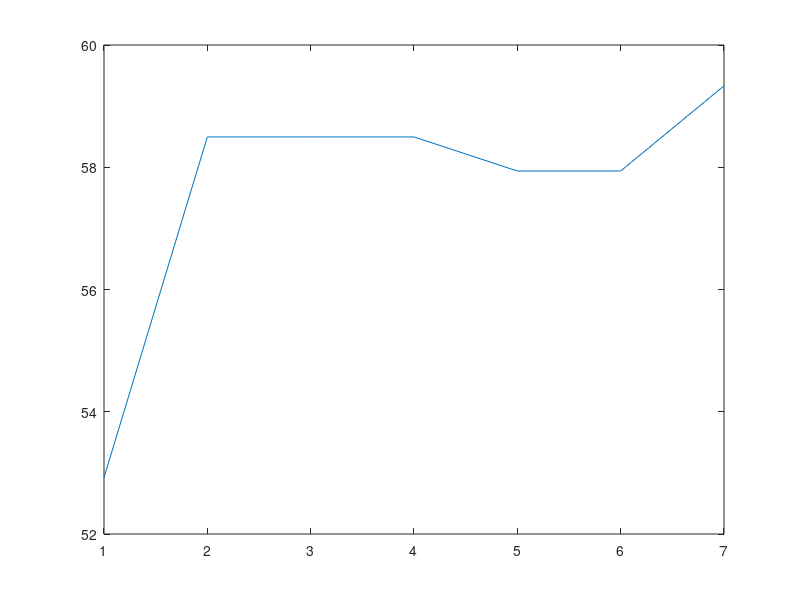
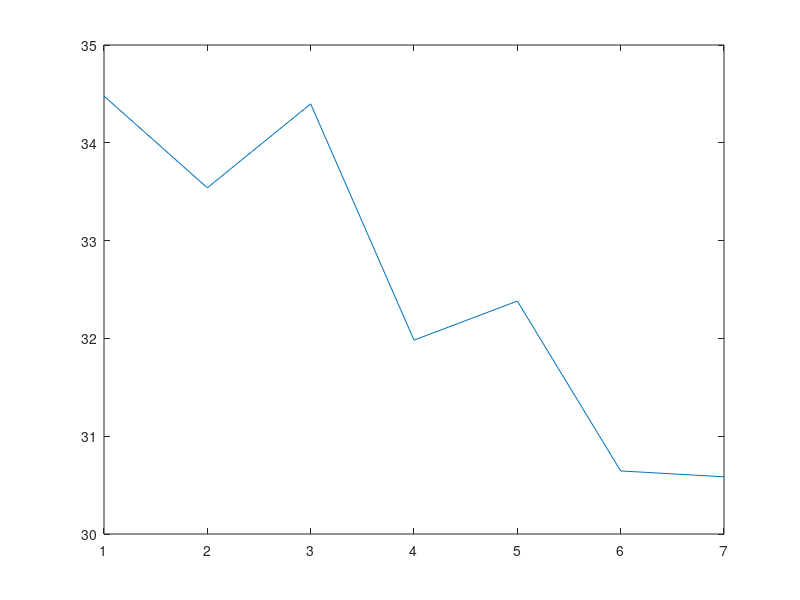
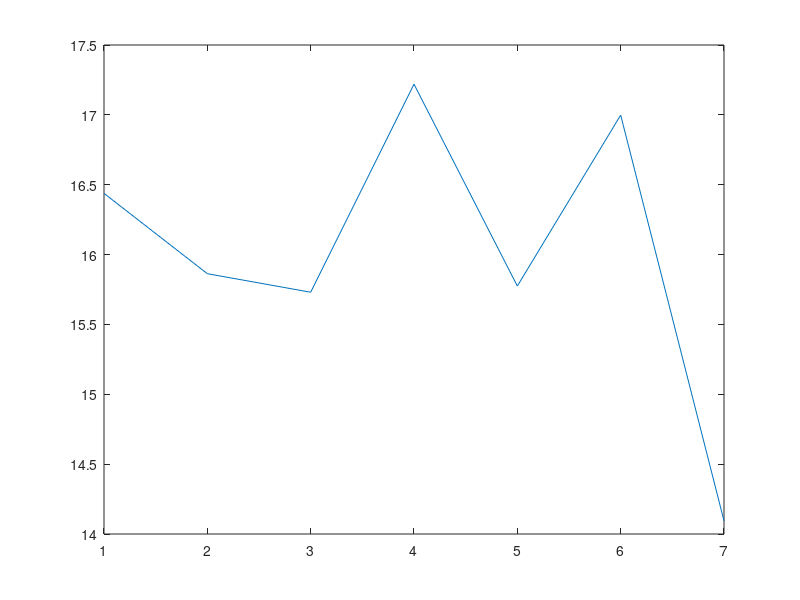
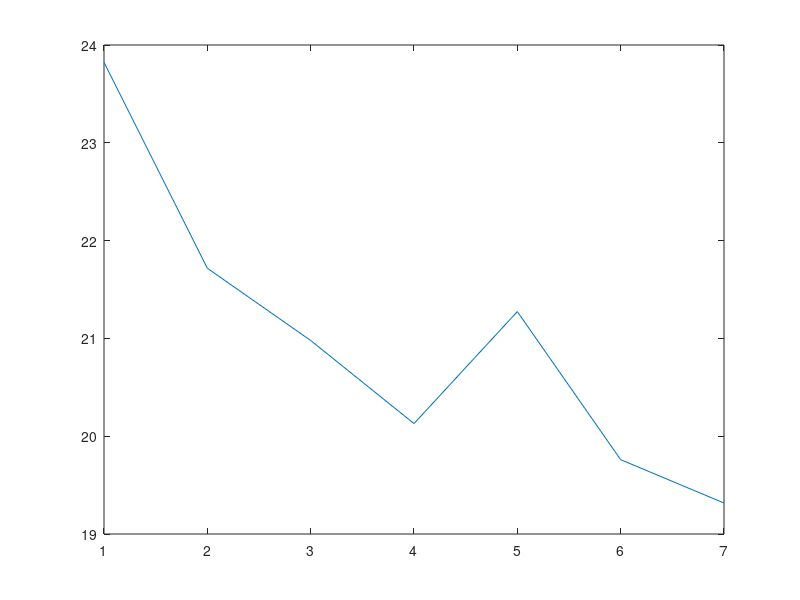

The MATLAB source for these figures, in order:
A=[
66.295265,83.802817,0.647887,8.000000,3.000000,4.000000,1.000000,46.000000,121.000000,2.000000,3.000000,52.924791,72.820193,53.348991,

56.757836,72.581057,2.045714,24.000000,6.000000,16.000000,2.000000,1074.000000,2166.000000,42.000000,47.000000,34.477940,73.713307,35.283820,

44.803184,61.568071,2.900612,28.000000,6.000000,12.000000,10.000000,1897.000000,3744.000000,27.000000,58.000000,16.438154,72.999420,16.814873,

75.807941,59.544531,2.789000,171.000000,85.000000,30.000000,56.000000,2789.000000,1310.000000,26.000000,139.000000,23.822715,73.855680,24.276429,

19.575283,84.030158,0.278375,133.000000,8.000000,21.000000,104.000000,233.000000,5037.000000,15.000000,29.000000,15.615520,71.361682,15.835796,

63.293864,86.789668,0.505650,30.000000,12.000000,5.000000,13.000000,179.000000,682.000000,6.000000,21.000000,53.336921,75.562678,53.614365,

51.181102,57.522124,0.847059,42.000000,11.000000,13.000000,18.000000,288.000000,372.000000,5.000000,9.000000,12.729659,71.599880,13.283707,

72.035139,89.130435,0.413793,9.000000,2.000000,7.000000,0.000000,60.000000,191.000000,4.000000,7.000000,62.664714,71.703671,63.148028,

94.906166,89.658084,0.616352,19.000000,18.000000,1.000000,0.000000,490.000000,228.000000,4.000000,31.000000,83.869526,73.056853,83.943276,

71.453287,90.273224,0.497207,10.000000,5.000000,5.000000,0.000000,89.000000,330.000000,7.000000,10.000000,63.148789,66.541017,63.676203,

57.372917,59.906419,4.570000,26.000000,7.000000,16.000000,3.000000,2742.000000,3044.000000,34.000000,53.000000,18.498810,73.778524,18.953311,

673.5,834.8,16.11,500,163,130,207,9887,17225,172,407,437.5,797.0,442.2,


69.080780,87.323944,0.507042,8.000000,3.000000,5.000000,0.000000,36.000000,111.000000,2.000000,6.000000,58.495822,72.642365,58.920022,

58.614494,70.661853,2.321905,24.000000,8.000000,14.000000,2.000000,1219.000000,2073.000000,37.000000,44.000000,33.539629,73.523139,34.246760,

45.731977,60.847391,3.051988,28.000000,6.000000,12.000000,10.000000,1996.000000,3681.000000,30.000000,59.000000,15.863187,73.012198,16.283483,

75.937211,58.583844,2.907000,171.000000,84.000000,34.000000,53.000000,2907.000000,1303.000000,29.000000,147.000000,21.717452,73.807899,22.225723,

19.543350,81.437126,0.333333,133.000000,9.000000,21.000000,103.000000,279.000000,5039.000000,17.000000,27.000000,14.817180,71.650194,15.068573,

63.401507,85.115607,0.581921,30.000000,12.000000,5.000000,13.000000,206.000000,680.000000,6.000000,21.000000,51.991389,75.535399,52.268832,

53.018373,54.668471,0.985294,42.000000,11.000000,14.000000,17.000000,335.000000,358.000000,5.000000,9.000000,8.398950,71.561689,8.952999,

72.035139,89.130435,0.413793,9.000000,2.000000,7.000000,0.000000,60.000000,191.000000,4.000000,7.000000,62.664714,71.703671,63.148028,

95.062556,89.767932,0.610063,19.000000,18.000000,1.000000,0.000000,485.000000,221.000000,4.000000,33.000000,84.137623,73.021043,84.211372,

71.972318,90.336591,0.497207,10.000000,5.000000,5.000000,0.000000,89.000000,324.000000,7.000000,11.000000,63.667820,66.483839,64.195234,

57.596975,59.660574,4.635000,26.000000,7.000000,16.000000,3.000000,2781.000000,3028.000000,38.000000,57.000000,18.120711,73.771018,18.630569,

682.0,827.5,16.84,500,165,134,201,10393,17009,179,421,433.4,796.7,438.2,


69.080780,87.323944,0.507042,8.000000,3.000000,5.000000,0.000000,36.000000,111.000000,2.000000,6.000000,58.495822,72.688944,58.920022,

58.634458,71.390374,2.241905,24.000000,6.000000,15.000000,3.000000,1177.000000,2072.000000,37.000000,50.000000,34.398083,73.317405,35.105215,

46.675512,60.489110,3.162080,28.000000,6.000000,13.000000,9.000000,2068.000000,3617.000000,31.000000,61.000000,15.730503,73.035360,16.165338,

75.198523,58.396673,2.901000,171.000000,81.000000,33.000000,57.000000,2901.000000,1343.000000,35.000000,140.000000,20.978763,73.852608,21.596375,

19.543350,80.685564,0.350060,133.000000,9.000000,22.000000,102.000000,293.000000,5039.000000,17.000000,27.000000,14.593645,71.579456,14.845038,

64.747040,85.379702,0.581921,30.000000,11.000000,6.000000,13.000000,206.000000,655.000000,4.000000,26.000000,53.444564,75.639099,53.622230,

53.018373,53.439153,1.035294,42.000000,11.000000,14.000000,17.000000,352.000000,358.000000,5.000000,9.000000,6.167979,71.574302,6.722027,

72.035139,89.130435,0.413793,9.000000,2.000000,7.000000,0.000000,60.000000,191.000000,4.000000,7.000000,62.664714,71.703671,63.148028,

95.375335,89.309623,0.642767,19.000000,18.000000,1.000000,0.000000,511.000000,207.000000,4.000000,34.000000,83.869526,72.990540,83.943276,

72.491349,91.684902,0.424581,10.000000,6.000000,4.000000,0.000000,76.000000,318.000000,7.000000,10.000000,65.311419,66.576064,65.838833,

57.484946,59.665698,4.625000,26.000000,7.000000,16.000000,3.000000,2775.000000,3036.000000,36.000000,55.000000,18.120711,73.771071,18.602882,

684.3,826.9,16.89,500,160,136,204,10455,16947,182,425,433.8,796.7,438.5,


69.080780,87.323944,0.507042,8.000000,3.000000,5.000000,0.000000,36.000000,111.000000,2.000000,6.000000,58.495822,72.688944,58.920022,

58.814135,69.285042,2.487619,24.000000,8.000000,14.000000,2.000000,1306.000000,2063.000000,38.000000,50.000000,31.982432,73.360865,32.709302,

49.948400,60.738616,3.348624,28.000000,6.000000,13.000000,9.000000,2190.000000,3395.000000,30.000000,60.000000,17.219519,73.095283,17.639815,

74.589104,58.115108,2.911000,171.000000,80.000000,33.000000,58.000000,2911.000000,1376.000000,38.000000,140.000000,20.129271,73.982091,20.801642,

19.830752,78.607595,0.403823,133.000000,9.000000,23.000000,101.000000,338.000000,5021.000000,18.000000,27.000000,14.146575,71.488705,14.413560,

64.747040,85.379702,0.581921,30.000000,11.000000,6.000000,13.000000,206.000000,655.000000,4.000000,26.000000,53.444564,75.639099,53.622230,

53.018373,53.439153,1.035294,42.000000,11.000000,14.000000,17.000000,352.000000,358.000000,5.000000,9.000000,6.167979,71.574302,6.722027,

73.060029,88.790036,0.434483,9.000000,3.000000,6.000000,0.000000,63.000000,184.000000,4.000000,6.000000,63.250366,71.488052,63.733679,

95.218945,89.070010,0.657862,19.000000,18.000000,1.000000,0.000000,523.000000,214.000000,5.000000,36.000000,83.422699,73.024077,83.517021,

72.577855,90.604752,0.486034,10.000000,6.000000,4.000000,0.000000,87.000000,317.000000,6.000000,10.000000,64.532872,66.558016,64.978798,

57.484946,59.665698,4.625000,26.000000,7.000000,16.000000,3.000000,2775.000000,3036.000000,36.000000,55.000000,18.120711,73.771071,18.602882,

688.4,821.0,17.48,500,162,135,203,10787,16730,186,425,430.9,796.7,435.7,


68.245125,87.813620,0.478873,8.000000,3.000000,5.000000,0.000000,34.000000,114.000000,3.000000,6.000000,57.938719,72.163557,58.606669,

58.434817,69.856802,2.405714,24.000000,5.000000,16.000000,3.000000,1263.000000,2082.000000,42.000000,52.000000,32.381713,73.337727,33.187593,

49.727259,59.699115,3.481651,28.000000,6.000000,13.000000,9.000000,2277.000000,3410.000000,26.000000,56.000000,15.774731,73.248400,16.136940,

75.697138,58.406954,2.919000,171.000000,84.000000,31.000000,56.000000,2919.000000,1316.000000,28.000000,146.000000,21.274238,73.901198,21.764314,

19.878652,78.203518,0.414576,133.000000,9.000000,23.000000,101.000000,347.000000,5018.000000,18.000000,28.000000,14.050774,71.576602,14.317759,

64.747040,85.379702,0.581921,30.000000,11.000000,6.000000,13.000000,206.000000,655.000000,4.000000,26.000000,53.444564,75.639099,53.622230,

53.018373,54.816825,0.979412,42.000000,11.000000,14.000000,17.000000,333.000000,358.000000,5.000000,9.000000,8.661417,71.538380,9.215466,

73.060029,87.697715,0.482759,9.000000,3.000000,6.000000,0.000000,70.000000,184.000000,4.000000,6.000000,62.225476,71.533441,62.708789,

95.218945,89.070010,0.657862,19.000000,18.000000,1.000000,0.000000,523.000000,214.000000,5.000000,36.000000,83.422699,73.024077,83.517021,

73.702422,86.938776,0.715084,10.000000,6.000000,4.000000,0.000000,128.000000,304.000000,5.000000,11.000000,62.197232,66.447071,62.562444,

57.484946,59.665698,4.625000,26.000000,7.000000,16.000000,3.000000,2775.000000,3036.000000,36.000000,55.000000,18.120711,73.771071,18.602882,

689.2,817.5,17.74,500,163,135,202,10875,16691,176,431,429.5,796.2,434.2,

68.245125,87.813620,0.478873,8.000000,3.000000,5.000000,0.000000,34.000000,114.000000,3.000000,6.000000,57.938719,72.163557,58.606669,

58.255141,68.481577,2.558095,24.000000,6.000000,15.000000,3.000000,1343.000000,2091.000000,40.000000,48.000000,30.644839,73.188042,31.411204,

51.879699,60.092213,3.573394,28.000000,6.000000,14.000000,8.000000,2337.000000,3264.000000,29.000000,60.000000,16.998378,73.053649,17.404141,

75.438596,57.803877,2.982000,171.000000,82.000000,33.000000,56.000000,2982.000000,1330.000000,33.000000,143.000000,19.759926,73.858694,20.341062,

19.990420,81.351527,0.342891,133.000000,10.000000,21.000000,102.000000,287.000000,5011.000000,14.000000,26.000000,15.184416,71.503860,15.389173,

64.747040,85.379702,0.581921,30.000000,11.000000,6.000000,13.000000,206.000000,655.000000,4.000000,26.000000,53.444564,75.639099,53.622230,

53.018373,54.816825,0.979412,42.000000,11.000000,14.000000,17.000000,333.000000,358.000000,5.000000,9.000000,8.661417,71.538380,9.215466,

73.060029,87.697715,0.482759,9.000000,3.000000,6.000000,0.000000,70.000000,184.000000,4.000000,6.000000,62.225476,71.533441,62.708789,

95.218945,89.070010,0.657862,19.000000,18.000000,1.000000,0.000000,523.000000,214.000000,5.000000,36.000000,83.422699,73.024077,83.517021,

73.702422,87.384615,0.687151,10.000000,6.000000,4.000000,0.000000,123.000000,304.000000,5.000000,11.000000,62.629758,66.446265,62.994970,

57.484946,59.665698,4.625000,26.000000,7.000000,16.000000,3.000000,2775.000000,3036.000000,36.000000,55.000000,18.120711,73.771071,18.602882,

691.0,819.6,17.95,500,163,135,202,11013,16561,178,426,429.0,795.7,433.8,


67.966574,89.377289,0.408451,8.000000,3.000000,4.000000,1.000000,29.000000,115.000000,2.000000,6.000000,59.331476,72.369812,59.755677,

57.236973,68.934840,2.460952,24.000000,6.000000,15.000000,3.000000,1292.000000,2142.000000,43.000000,48.000000,30.584947,73.309157,31.410592,

52.616836,58.013654,3.949541,28.000000,8.000000,12.000000,8.000000,2583.000000,3214.000000,30.000000,61.000000,14.094059,72.888820,14.514354,

74.718375,57.692856,2.967000,171.000000,79.000000,35.000000,57.000000,2967.000000,1369.000000,33.000000,137.000000,19.316713,73.963076,19.897849,

20.150088,79.072682,0.399044,133.000000,10.000000,21.000000,102.000000,334.000000,5001.000000,14.000000,26.000000,14.593645,71.600703,14.798402,

64.747040,85.379702,0.581921,30.000000,11.000000,6.000000,13.000000,206.000000,655.000000,4.000000,26.000000,53.444564,75.639099,53.622230,

53.018373,54.816825,0.979412,42.000000,11.000000,14.000000,17.000000,333.000000,358.000000,5.000000,9.000000,8.661417,71.538380,9.215466,

73.060029,87.697715,0.482759,9.000000,3.000000,6.000000,0.000000,70.000000,184.000000,4.000000,6.000000,62.225476,71.533441,62.708789,

95.151921,89.212401,0.647799,19.000000,18.000000,1.000000,0.000000,515.000000,217.000000,6.000000,35.000000,83.512064,73.070140,83.627232,

73.961938,87.782341,0.664804,10.000000,6.000000,4.000000,0.000000,119.000000,301.000000,5.000000,11.000000,63.235294,66.502567,63.600506,

57.484946,59.665698,4.625000,26.000000,7.000000,16.000000,3.000000,2775.000000,3036.000000,36.000000,55.000000,18.120711,73.771071,18.602882,

690.1,817.6,18.17,500,162,134,204,11223,16592,182,420,427.1,796.2,431.8,

];
for i=1:12
    figure();
    plot(A(i:12:end,12));
end
